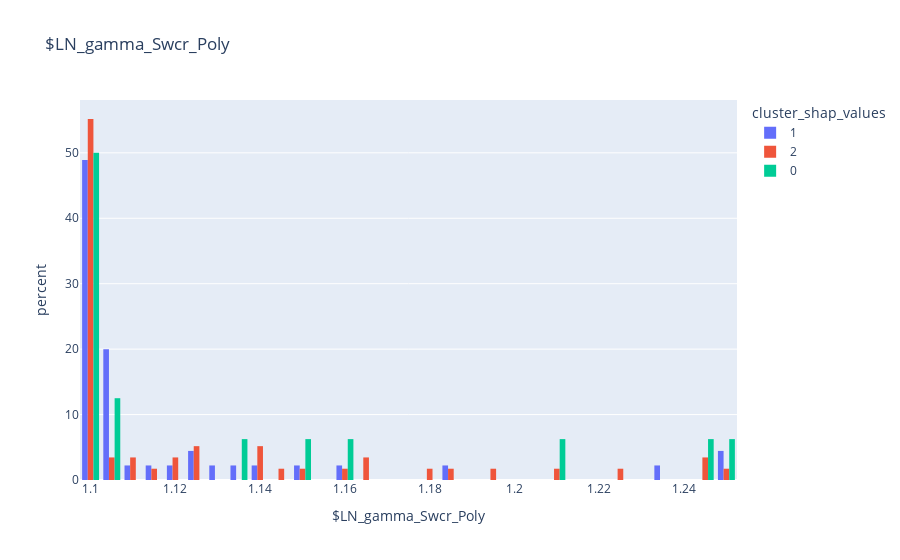
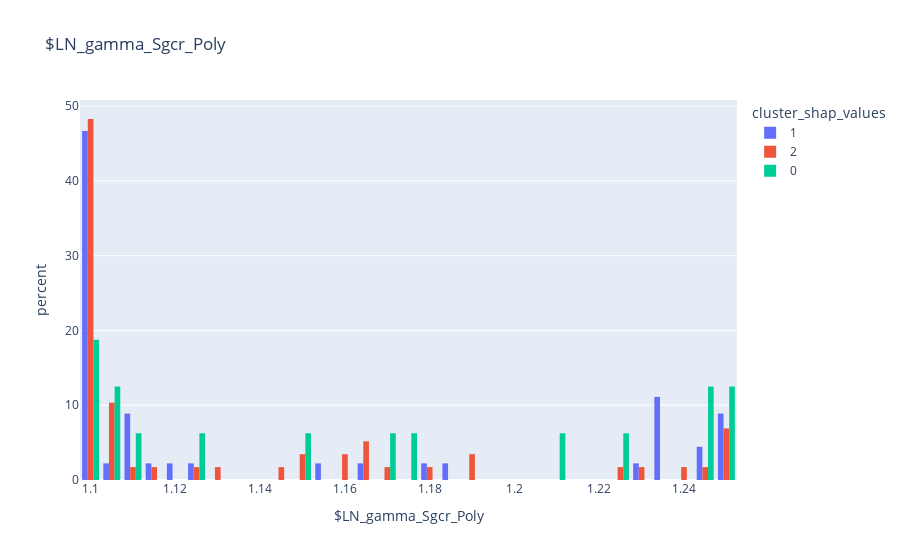
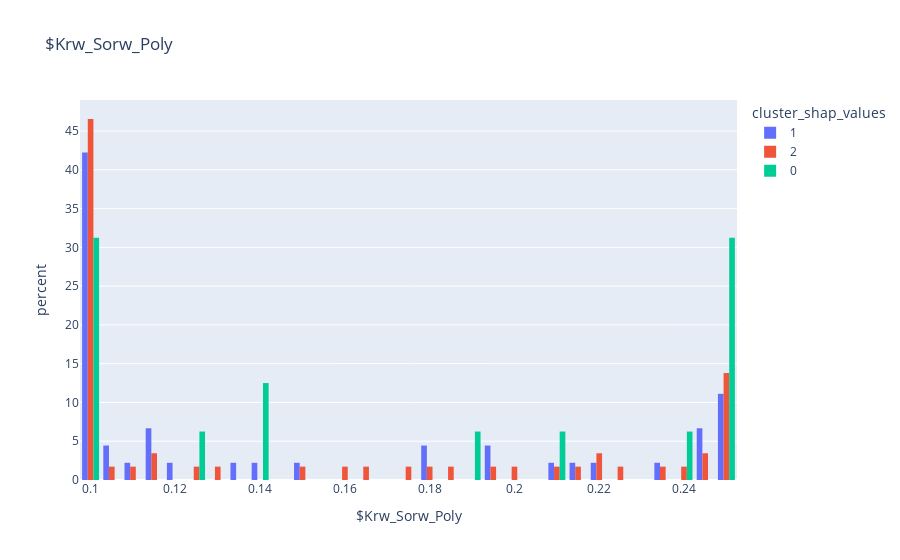

Here is the notebook cell these charts were saved with, in order:
### Code cell
feature_names = list(feature_df.columns)
for f_n in feature_names:

    # создаем гистограмму для каждого кластера
    fig = px.histogram(clusters_table,#[clusters_table['Loss_Poly'] <= 5],
                       x=f_n, color='cluster_shap_values', barmode='group', 
                       title=f_n, nbins=30,histnorm='percent')
   
    # отображаем гистограмму
    fig.show()

### Figure 1 — Plotly figure (JSON) as saved in the notebook; plotly's stock layout.template omitted (floating-point values rounded to 4 significant figures)
{"data": [{"alignmentgroup": "True", "bingroup": "x", "histnorm": "percent", "hovertemplate": "cluster_shap_values=1<br>$LN_gamma_Swcr_Poly=%{x}<br>percent=%{y}<extra></extra>", "legendgroup": "1", "marker": {"color": "#636efa", "pattern": {"shape": ""}}, "name": "1", "nbinsx": 30, "offsetgroup": "1", "orientation": "v", "showlegend": true, "type": "histogram", "x": [1.158, 1.102, 1.111, 1.119, 1.101, 1.25, 1.104, 1.13, 1.187, 1.151, 1.1, 1.105, 1.1, 1.1, 1.113, 1.101, 1.237, 1.101, 1.1, 1.1, 1.105, 1.105, 1.101, 1.105, 1.104, 1.105, 1.105, 1.1, 1.1, 1.1, 1.1, 1.1, 1.1, 1.1, 1.1, 1.1, 1.1, 1.123, 1.137, 1.1, 1.25, 1.105, 1.14, 1.1, 1.123], "xaxis": "x", "yaxis": "y"}, {"alignmentgroup": "True", "bingroup": "x", "histnorm": "percent", "hovertemplate": "cluster_shap_values=2<br>$LN_gamma_Swcr_Poly=%{x}<br>percent=%{y}<extra></extra>", "legendgroup": "2", "marker": {"color": "#EF553B", "pattern": {"shape": ""}}, "name": "2", "nbinsx": 30, "offsetgroup": "2", "orientation": "v", "showlegend": true, "type": "histogram", "x": [1.12, 1.107, 1.1, 1.185, 1.163, 1.243, 1.101, 1.107, 1.1, 1.102, 1.227, 1.11, 1.127, 1.211, 1.146, 1.125, 1.1, 1.101, 1.141, 1.1, 1.193, 1.121, 1.142, 1.164, 1.114, 1.1, 1.1, 1.1, 1.25, 1.1, 1.1, 1.1, 1.142, 1.101, 1.1, 1.1, 1.1, 1.1, 1.1, 1.127, 1.1, 1.1, 1.158, 1.1, 1.151, 1.1, 1.101, 1.1, 1.1, 1.245, 1.112, 1.1, 1.1, 1.1, 1.1, 1.18, 1.1, 1.1], "xaxis": "x", "yaxis": "y"}, {"alignmentgroup": "True", "bingroup": "x", "histnorm": "percent", "hovertemplate": "cluster_shap_values=0<br>$LN_gamma_Swcr_Poly=%{x}<br>percent=%{y}<extra></extra>", "legendgroup": "0", "marker": {"color": "#00cc96", "pattern": {"shape": ""}}, "name": "0", "nbinsx": 30, "offsetgroup": "0", "orientation": "v", "showlegend": true, "type": "histogram", "x": [1.1, 1.137, 1.21, 1.106, 1.103, 1.1, 1.16, 1.1, 1.246, 1.101, 1.1, 1.148, 1.101, 1.248, 1.101, 1.1], "xaxis": "x", "yaxis": "y"}], "layout": {"barmode": "group", "legend": {"title": {"text": "cluster_shap_values"}, "tracegroupgap": 0}, "title": {"text": "$LN_gamma_Swcr_Poly"}, "xaxis": {"anchor": "y", "domain": [0, 1], "title": {"text": "$LN_gamma_Swcr_Poly"}}, "yaxis": {"anchor": "x", "domain": [0, 1], "title": {"text": "percent"}}}}

### Figure 2 — Plotly figure (JSON) as saved in the notebook; plotly's stock layout.template omitted (floating-point values rounded to 4 significant figures)
{"data": [{"alignmentgroup": "True", "bingroup": "x", "histnorm": "percent", "hovertemplate": "cluster_shap_values=1<br>$LN_gamma_Sgcr_Poly=%{x}<br>percent=%{y}<extra></extra>", "legendgroup": "1", "marker": {"color": "#636efa", "pattern": {"shape": ""}}, "name": "1", "nbinsx": 30, "offsetgroup": "1", "orientation": "v", "showlegend": true, "type": "histogram", "x": [1.153, 1.101, 1.111, 1.102, 1.109, 1.233, 1.25, 1.233, 1.248, 1.235, 1.1, 1.1, 1.234, 1.126, 1.112, 1.229, 1.114, 1.165, 1.1, 1.184, 1.109, 1.181, 1.101, 1.243, 1.101, 1.104, 1.102, 1.1, 1.1, 1.1, 1.1, 1.119, 1.1, 1.1, 1.1, 1.1, 1.1, 1.1, 1.246, 1.25, 1.25, 1.236, 1.1, 1.1, 1.1], "xaxis": "x", "yaxis": "y"}, {"alignmentgroup": "True", "bingroup": "x", "histnorm": "percent", "hovertemplate": "cluster_shap_values=2<br>$LN_gamma_Sgcr_Poly=%{x}<br>percent=%{y}<extra></extra>", "legendgroup": "2", "marker": {"color": "#EF553B", "pattern": {"shape": ""}}, "name": "2", "nbinsx": 30, "offsetgroup": "2", "orientation": "v", "showlegend": true, "type": "histogram", "x": [1.103, 1.24, 1.1, 1.1, 1.112, 1.131, 1.1, 1.1, 1.1, 1.126, 1.165, 1.166, 1.101, 1.1, 1.1, 1.169, 1.159, 1.101, 1.1, 1.1, 1.113, 1.163, 1.101, 1.143, 1.188, 1.151, 1.149, 1.1, 1.1, 1.1, 1.25, 1.25, 1.107, 1.104, 1.1, 1.1, 1.1, 1.1, 1.18, 1.105, 1.246, 1.249, 1.16, 1.189, 1.107, 1.25, 1.223, 1.103, 1.1, 1.229, 1.101, 1.1, 1.1, 1.1, 1.1, 1.101, 1.1, 1.1], "xaxis": "x", "yaxis": "y"}, {"alignmentgroup": "True", "bingroup": "x", "histnorm": "percent", "hovertemplate": "cluster_shap_values=0<br>$LN_gamma_Sgcr_Poly=%{x}<br>percent=%{y}<extra></extra>", "legendgroup": "0", "marker": {"color": "#00cc96", "pattern": {"shape": ""}}, "name": "0", "nbinsx": 30, "offsetgroup": "0", "orientation": "v", "showlegend": true, "type": "histogram", "x": [1.1, 1.111, 1.225, 1.244, 1.173, 1.106, 1.212, 1.1, 1.246, 1.1, 1.152, 1.124, 1.17, 1.249, 1.106, 1.25], "xaxis": "x", "yaxis": "y"}], "layout": {"barmode": "group", "legend": {"title": {"text": "cluster_shap_values"}, "tracegroupgap": 0}, "title": {"text": "$LN_gamma_Sgcr_Poly"}, "xaxis": {"anchor": "y", "domain": [0, 1], "title": {"text": "$LN_gamma_Sgcr_Poly"}}, "yaxis": {"anchor": "x", "domain": [0, 1], "title": {"text": "percent"}}}}

### Figure 3 — Plotly figure (JSON) as saved in the notebook; plotly's stock layout.template omitted (floating-point values rounded to 4 significant figures)
{"data": [{"alignmentgroup": "True", "bingroup": "x", "histnorm": "percent", "hovertemplate": "cluster_shap_values=1<br>$Krw_Sorw_Poly=%{x}<br>percent=%{y}<extra></extra>", "legendgroup": "1", "marker": {"color": "#636efa", "pattern": {"shape": ""}}, "name": "1", "nbinsx": 30, "offsetgroup": "1", "orientation": "v", "showlegend": true, "type": "histogram", "x": [0.1495, 0.1005, 0.2374, 0.2097, 0.1011, 0.1157, 0.2162, 0.1001, 0.2183, 0.1936, 0.1, 0.1, 0.1006, 0.1, 0.1785, 0.1009, 0.1148, 0.2473, 0.1, 0.1955, 0.1, 0.1032, 0.1791, 0.1174, 0.1331, 0.1102, 0.2473, 0.25, 0.1, 0.1424, 0.25, 0.25, 0.1, 0.2428, 0.1, 0.1, 0.1, 0.1015, 0.1037, 0.25, 0.1, 0.119, 0.1, 0.1, 0.25], "xaxis": "x", "yaxis": "y"}, {"alignmentgroup": "True", "bingroup": "x", "histnorm": "percent", "hovertemplate": "cluster_shap_values=2<br>$Krw_Sorw_Poly=%{x}<br>percent=%{y}<extra></extra>", "legendgroup": "2", "marker": {"color": "#EF553B", "pattern": {"shape": ""}}, "name": "2", "nbinsx": 30, "offsetgroup": "2", "orientation": "v", "showlegend": true, "type": "histogram", "x": [0.1002, 0.1001, 0.1151, 0.2387, 0.1603, 0.1004, 0.123, 0.2467, 0.2116, 0.2497, 0.1298, 0.1002, 0.1005, 0.227, 0.1005, 0.2169, 0.1008, 0.1008, 0.2499, 0.1, 0.2493, 0.1932, 0.1485, 0.1003, 0.1799, 0.25, 0.1052, 0.1, 0.25, 0.1, 0.1, 0.1, 0.108, 0.2344, 0.1, 0.1, 0.1, 0.1, 0.1, 0.2183, 0.1754, 0.1839, 0.201, 0.1005, 0.1004, 0.25, 0.2474, 0.1024, 0.1, 0.117, 0.1631, 0.25, 0.1, 0.25, 0.1, 0.1004, 0.2186, 0.1], "xaxis": "x", "yaxis": "y"}, {"alignmentgroup": "True", "bingroup": "x", "histnorm": "percent", "hovertemplate": "cluster_shap_values=0<br>$Krw_Sorw_Poly=%{x}<br>percent=%{y}<extra></extra>", "legendgroup": "0", "marker": {"color": "#00cc96", "pattern": {"shape": ""}}, "name": "0", "nbinsx": 30, "offsetgroup": "0", "orientation": "v", "showlegend": true, "type": "histogram", "x": [0.1383, 0.14, 0.2119, 0.124, 0.25, 0.2378, 0.2492, 0.25, 0.1001, 0.25, 0.25, 0.1001, 0.1, 0.1905, 0.101, 0.1], "xaxis": "x", "yaxis": "y"}], "layout": {"barmode": "group", "legend": {"title": {"text": "cluster_shap_values"}, "tracegroupgap": 0}, "title": {"text": "$Krw_Sorw_Poly"}, "xaxis": {"anchor": "y", "domain": [0, 1], "title": {"text": "$Krw_Sorw_Poly"}}, "yaxis": {"anchor": "x", "domain": [0, 1], "title": {"text": "percent"}}}}
